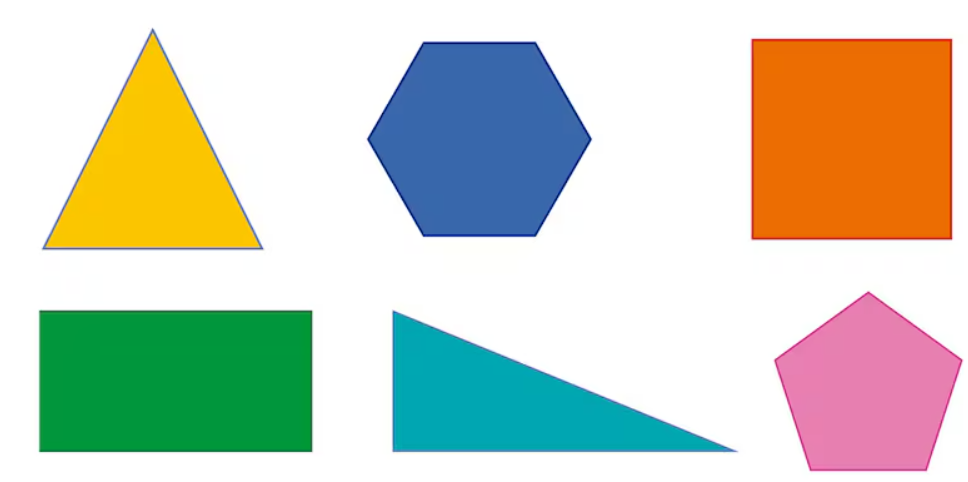
#> input picture images/formas.png, 968 x 482 px, found by its file name
$ python prueba4.py
#> lines starting #> are read from the running program, lines starting #| are printed output that depends on the picture; after the words box and inside, x2 and y2 are one past the last pixel; in counts of white or black regions, pixels touching at a corner belong together
import cv2
import numpy as np

# Extract all the contours from the image
def get_all_contours(img):
    ref_gray = cv2.cvtColor(img, cv2.COLOR_BGR2GRAY)
    ret, thresh = cv2.threshold(ref_gray, 127, 255, 0)
    contours, hierarchy = cv2.findContours(thresh.copy(), cv2.RETR_LIST, cv2.CHAIN_APPROX_SIMPLE)
    return contours

if __name__ == '__main__':
    # Cargar la imagen directamente
    img = cv2.imread('./images/formas.png')  # Cambia esto al nombre de tu imagen
#> img is the input picture: shape (482, 968, 3); mean B, G, R 189.9, 207.4, 202.7

    # Verificar si la imagen se cargó correctamente
    if img is None:
        print("Error: No se pudo cargar la imagen.")
        exit(1)

    # Redimensionar la imagen
    img = cv2.resize(img, (640, 480), interpolation=cv2.INTER_AREA)
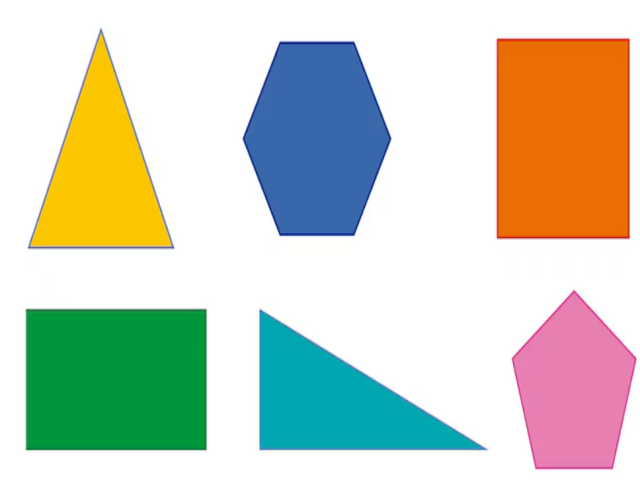
#> img: shape (480, 640, 3); mean B, G, R 189.9, 207.4, 202.7

    img_orig = np.copy(img)
    input_contours = get_all_contours(img)
#> in get_all_contours, `ref_gray = cv2.cvtColor(img, cv2.COLOR_BGR2GRAY)`:
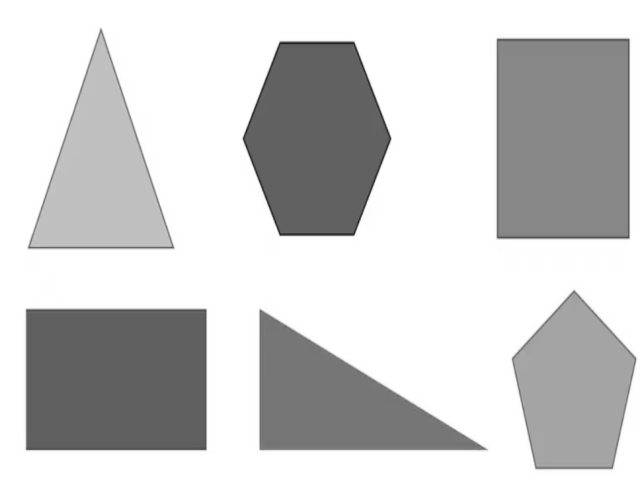
#> ref_gray: shape (480, 640); min 28, max 255, mean 204.1
#> in get_all_contours, `ret, thresh = cv2.threshold(ref_gray, 127, 255, 0)`:
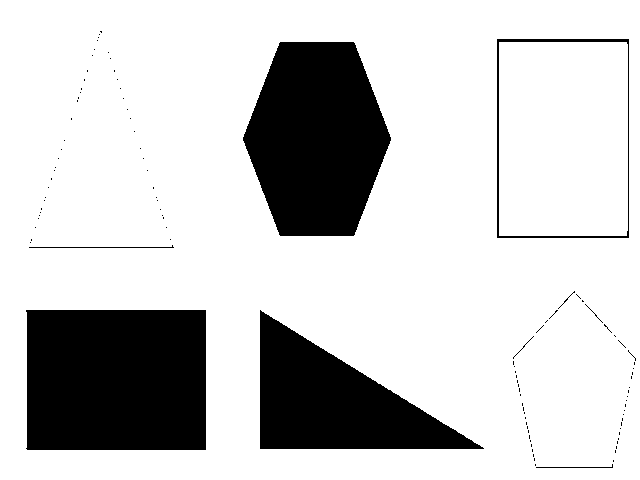
#> thresh: shape (480, 640); 79.1% white; 109 black regions (100 under 20 px)
#> in get_all_contours, `contours, hierarchy = cv2.findContours(thresh.copy(), cv2.RETR_LIST, c..`: contours = 197 contours, 189 with area under 20; largest, box (x1, y1, x2, y2) and area: (0, 0, 640, 480) 306081, (496, 38, 630, 239) 26598, (25, 309, 207, 451) 25382, (499, 42, 628, 236) 24698, (242, 41, 392, 237) 21871, (259, 309, 485, 450) 15916, (28, 244, 175, 249) 293, (535, 463, 614, 469) 160
#> input_contours has the same summary as contours in get_all_contours
    solidity_values = []

    # Compute solidity factors of all the contours
    for contour in input_contours:
        area_contour = cv2.contourArea(contour)
        convex_hull = cv2.convexHull(contour)
        area_hull = cv2.contourArea(convex_hull)

        # Chequear si el área de la envoltura convexa es mayor que cero
        if area_hull > 0:
            solidity = float(area_contour) / area_hull
            solidity_values.append(solidity)
        else:
            solidity_values.append(0)  # O manejar de otra manera si es necesario
#> this loop made 197 passes
#> (area_contour, area_hull, solidity) on pass 1: (159.5, 271, 0.589)
#> after the loop, solidity_values = 197 values, max 1 at index 1, min 0.589 at index 0, mean 0.996

    # Clustering using KMeans
    criteria = (cv2.TERM_CRITERIA_EPS + cv2.TERM_CRITERIA_MAX_ITER, 10, 1.0)
    flags = cv2.KMEANS_RANDOM_CENTERS
    solidity_values = np.array(solidity_values).reshape((len(solidity_values), 1)).astype('float32')
    compactness, labels, centers = cv2.kmeans(solidity_values, 2, None, criteria, 10, flags)
#> compactness = 0.00379; labels = 197 values, max 1 at index 0, min 0 at index 1, mean 0.0102; centers = [1, 0.631]

    closest_class = np.argmin(centers)
#> closest_class = 1
    output_contours = []
    for i in solidity_values[labels == closest_class]:
        index = np.where(solidity_values == i)[0][0]
        output_contours.append(input_contours[index])
#> this loop made 2 passes
#> (i, index) on passes 1 to 2: (0.589, 0), (0.674, 143)
#> after the loop, output_contours = 2 contours; box (x1, y1, x2, y2) and area: (28, 244, 175, 249) 293, (535, 463, 614, 469) 160

    cv2.drawContours(img, output_contours, -1, (0, 0, 0), 3)
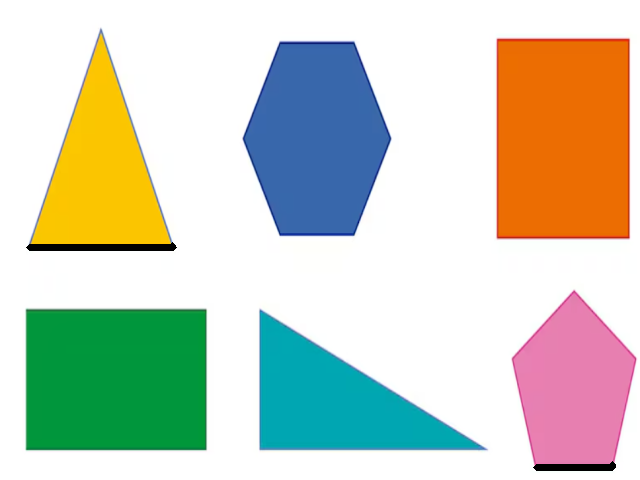
#> img: shape (480, 640, 3); 0.52% of pixels changed, all inside (x1, y1, x2, y2) = (26, 242, 616, 471)
    cv2.imshow('Output', img)

    # Censoring
    for contour in output_contours:
        rect = cv2.minAreaRect(contour)
        box = cv2.boxPoints(rect)
        box = np.int32(box)  # Cambié de np.int0 a np.int32
        cv2.drawContours(img_orig, [box], 0, (0, 0, 0), -1)
#> this loop made 2 passes
#> (rect, box) on passes 1 to 2: (((574.1, 467), (78.06, 5), -2.26), [[535, 471], [534, 466], [612, 462], [613, 467]]), (((101, 246), (4, 146), -90), [[174, 248], [28, 248], [28, 244], [174, 244]])
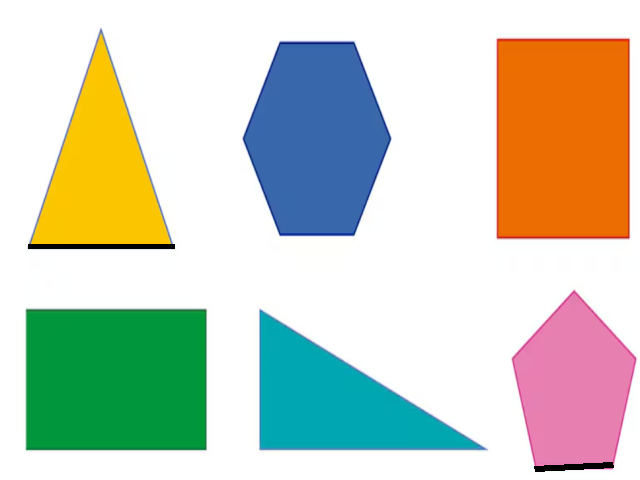
#> img_orig: shape (480, 640, 3); 0.39% of pixels changed, all inside (x1, y1, x2, y2) = (28, 244, 614, 472)

    cv2.imshow('Censored', img_orig)
    cv2.waitKey(0)
    cv2.destroyAllWindows()

$ run again, with images/convexas.png copied over images/formas.png
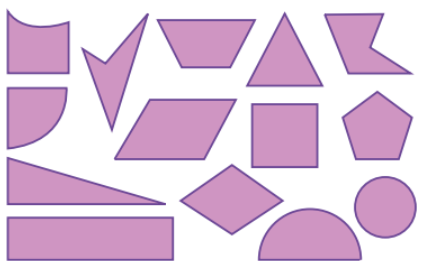
#> input picture images/convexas.png, 435 x 261 px, found by its file name
#> img is the input picture: shape (261, 435, 3); mean B, G, R 222.8, 198.9, 225.3
#> in get_all_contours, `ret, thresh = cv2.threshold(ref_gray, 127, 255, 0)`:
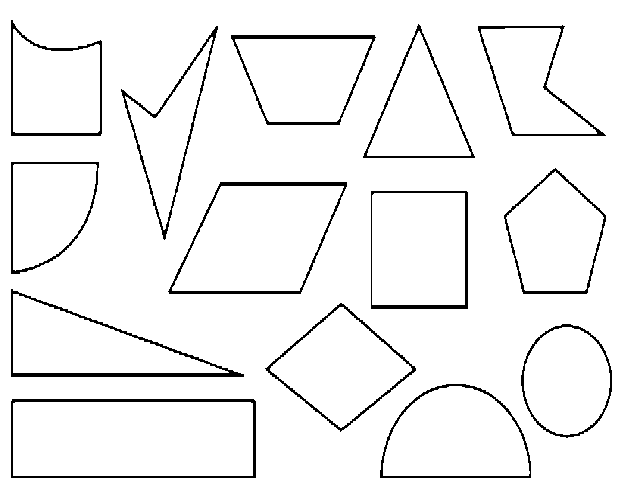
#> thresh: shape (480, 640); 95.1% white; 14 black regions
#> contours = 29 contours; largest, box (x1, y1, x2, y2) and area: (0, 0, 640, 480) 306081, (10, 398, 257, 479) 19672, (13, 402, 253, 476) 17444, (167, 181, 348, 295) 14889, (172, 186, 344, 291) 12992
#> input_contours has the same summary as contours in get_all_contours
#> the loop `for contour in input_contours:` made 29 passes
#> (contour, area_contour, convex_hull, area_hull, solidity) on pass 29: ([[0, 0], [0, 479], [639, 479], [639, 0]], 306081, [[639, 0], [639, 479], [0, 479], [0, 0]], 306081, 1)
#> after the loop `for contour in input_contours:`: solidity_values = 29 values, max 1 at index 10, min 0.711 at index 19, mean 0.947
#> compactness = 0.0214; labels = 29 values, max 1 at index 19, min 0 at index 0, mean 0.138; centers = [0.98, 0.741]
#> closest_class = 1
#> the loop `for i in solidity_values[labels == closest_class]:` made 4 passes
#> (i, index) on passes 1 to 4: (0.711, 19), (0.762, 23), (0.725, 24), (0.766, 25)
#> after the loop `for i in solidity_values[labels == closest_class]:`: output_contours = 4 contours; box (x1, y1, x2, y2) and area: (477, 24, 607, 137) 7910, (120, 25, 219, 241) 6822, (481, 28, 597, 134) 6544, (125, 37, 213, 230) 5184
#> the loop `for contour in output_contours:` made 4 passes
#> (rect, box) on passes 1 to 4: (((154.5, 124.8), (198.1, 71.11), -76.1), [[165, 229], [96, 212], [143, 20], [212, 37]]), (((537.9, 81.21), (79.29, 134.4), -17.97), [[520, 157], [479, 29], [554, 5], [596, 132]]), (((153.2, 123.3), (221.4, 80.84), -76.1), [[165, 240], [87, 221], [140, 6], [218, 25]]), (((540.7, 80.77), (91.14, 144.6), -17.84), [[519, 163], [475, 25], [561, -2], [606, 135]])
#> after the loop `for contour in output_contours:`:
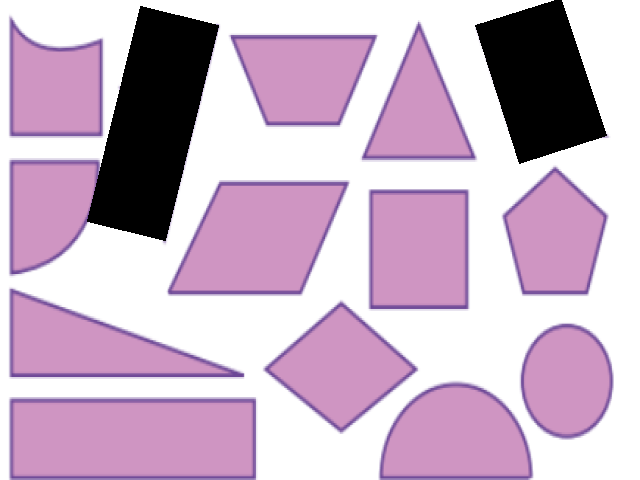
#> img_orig: shape (480, 640, 3); mean B, G, R 200.2, 178.9, 202.6
